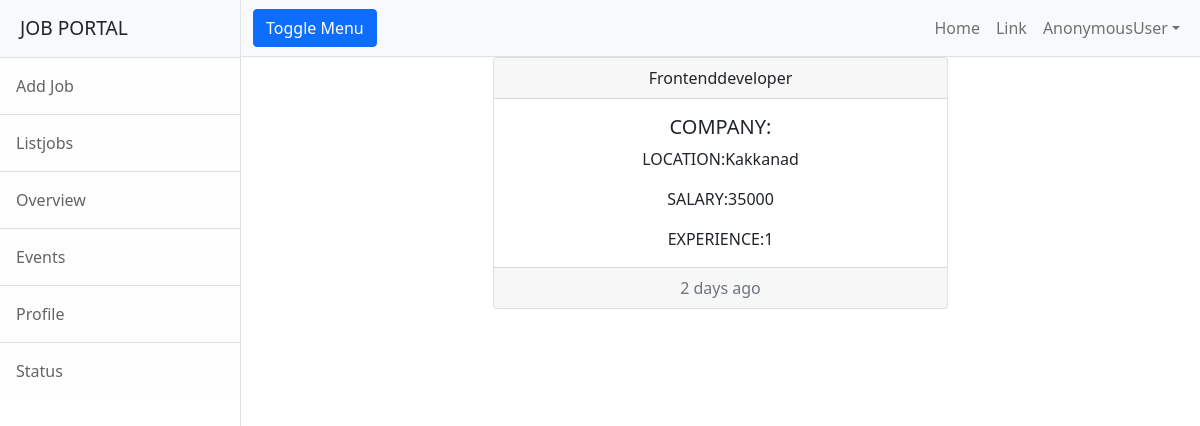
The app's page /employer/jobs/detail/1 with its own data.
### employer/models.py (models this page shows, shortened)
class Jobs(models.Model):
    job_title=models.CharField(max_length=150)
    company=models.ForeignKey(User,on_delete=models.CASCADE,related_name="company")
    location=models.CharField(max_length=120)
    salary=models.PositiveIntegerField(null=True)
    experience=models.PositiveIntegerField(default=0)
    created_date=models.DateField(auto_now_add=True)
    last_date=models.DateField(null=True)
    active_status=models.BooleanField(default=True)

### employer/views.py (the view)
# urls.py: path("jobs/detail/<int:id>",views.JobDetailView.as_view(),name="emp-jobdetail"),
class JobDetailView(DetailView):
    model = Jobs
    context_object_name = "job"
    template_name = "emp-detailjob.html"
    pk_url_kwarg = "id"

### employer/templates/emp-detailjob.html
{%extends 'base.html'%}
{%block body_block%}
<div class="row">
    <div class="col-3"></div>
    <div class="col-6">
        <div class="card text-center">
  <div class="card-header">
    {{job.job_title}}
  </div>
  <div class="card-body">
    <h5 class="card-title">COMPANY:{{job.company_name}}</h5>
    <p class="card-text">LOCATION:{{job.location}}</p>
     <p class="card-text">SALARY:{{job.salary}}</p>
      <p class="card-text">EXPERIENCE:{{job.experience}}</p>
  </div>
  <div class="card-footer text-muted">
    2 days ago
  </div>
</div>
    </div>
    <div class="col-3"></div>
</div>
{%endblock%}

### records on screen
Jobs: job_title "Frontenddeveloper", location "Kakkanad", salary "35000", experience "1"

### other values on screen
{{ request.user }} "AnonymousUser"
